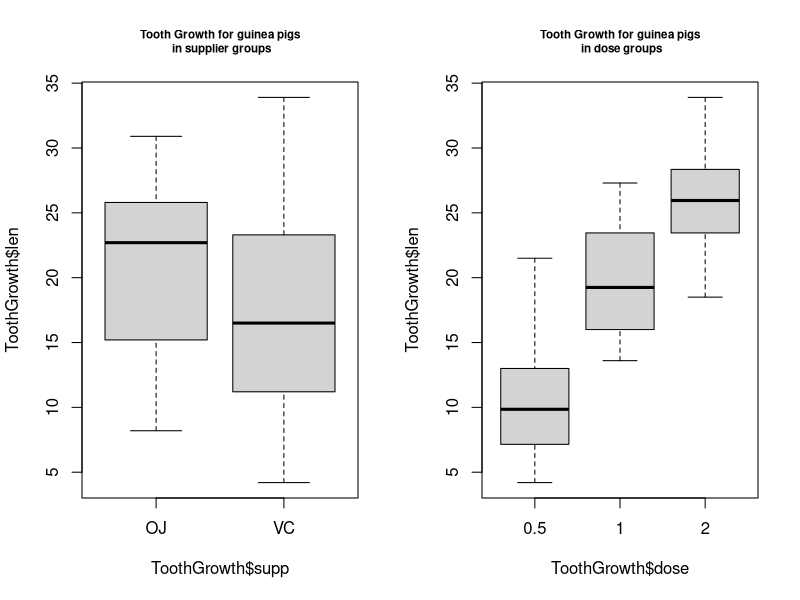

This figure's R source:
## ---- chunk 1
library(datasets)
data(ToothGrowth)
summary(ToothGrowth)
str(ToothGrowth)
dim(ToothGrowth)
## ---- chunk 2
ToothGrowth$dose<-as.factor(ToothGrowth$dose)
summary(ToothGrowth)
## ---- chunk 3
par(mfrow=c(1,2))
boxplot(ToothGrowth$len~ToothGrowth$supp, main="Tooth Growth for guinea pigs\n in supplier groups",cex.main=0.7)

boxplot(ToothGrowth$len~ToothGrowth$dose, main="Tooth Growth for guinea pigs\n in dose groups", cex.main=0.7)
## ---- chunk 4
t.test(ToothGrowth$len~ToothGrowth$supp)
## ---- chunk 5
ToothGrowth_0.5_1<-subset(ToothGrowth, dose!=2)
t.test(ToothGrowth_0.5_1$len~ToothGrowth_0.5_1$dose)
## ---- chunk 6
ToothGrowth_0.5_2<-subset(ToothGrowth, dose!=1)
t.test(ToothGrowth_0.5_2$len~ToothGrowth_0.5_2$dose)
## ---- chunk 7
ToothGrowth_1_2<-subset(ToothGrowth, dose!=0.5)
t.test(ToothGrowth_1_2$len~ToothGrowth_1_2$dose)
